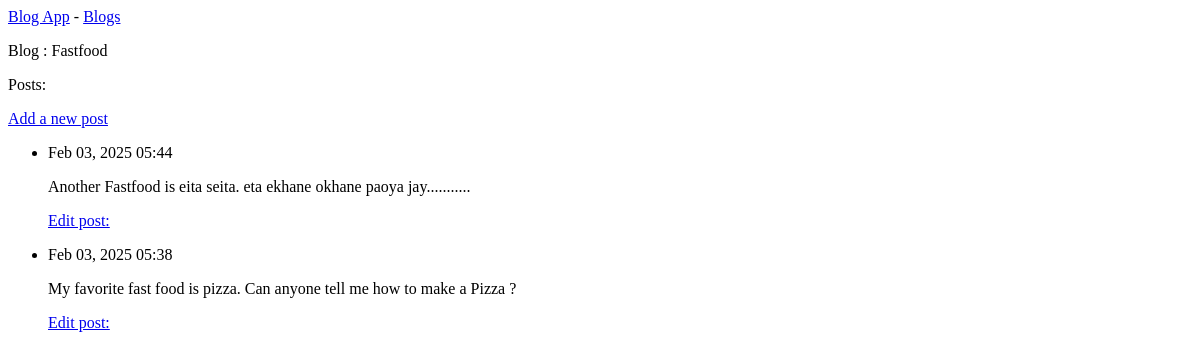
The page /blogs/1/ on the database as committed earlier.
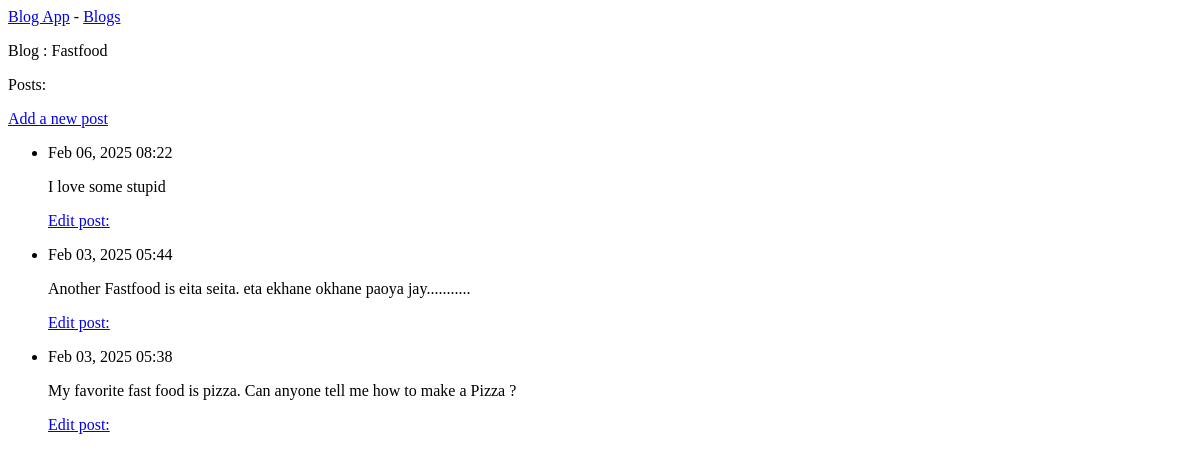
The same page on the database as committed later.
### blogs_app/models.py (models this page shows, shortened)
class Post(models.Model):
    blog= models.ForeignKey(Blog, on_delete = models.CASCADE)
    text = models.TextField()
    date_added = models.DateTimeField(auto_now_add= True)
    class Meta:
        verbose_name_plural = 'posts'

### blogs_app/views.py (the view)
# urls.py: path('blogs/<int:blog_id>/', views.blog, name='blog'),
def blog(request, blog_id):
    blog = Blog.objects.get(id=blog_id)
    posts=blog.post_set.order_by('-date_added')
    context={'blog': blog, 'posts': posts}
    return render(request, 'blogs_app/blog.html', context)

### blogs_app/templates/blogs_app/blog.html
{% extends 'blogs_app/base.html' %}
{% block content %}
<p>Blog : {{blog.title}}</p>
<p>Posts: </p>
<p>
    <a href = "{% url 'blogs_app:new_post' blog.id %}">Add a new post</a>
</p>
<ul>
    {% for post in posts %}
    <li>
        <p>{{ post.date_added|date:'M d, Y H:i' }}</p>
        <p>{{ post.text|linebreaks }}</p>
        <p>
            <a href="{% url 'blogs_app:edit_post' post.id %}">Edit post:</a>
        </p>
    </li>
    {% empty %}
    <li>There are no posts for this blog.</li>
    {% endfor %}
</ul>
{% endblock content %}

Rows that differ between the two databases and show on the page:
added Post: date_added "Feb 06, 2025 08:22", text "I love some stupid"
